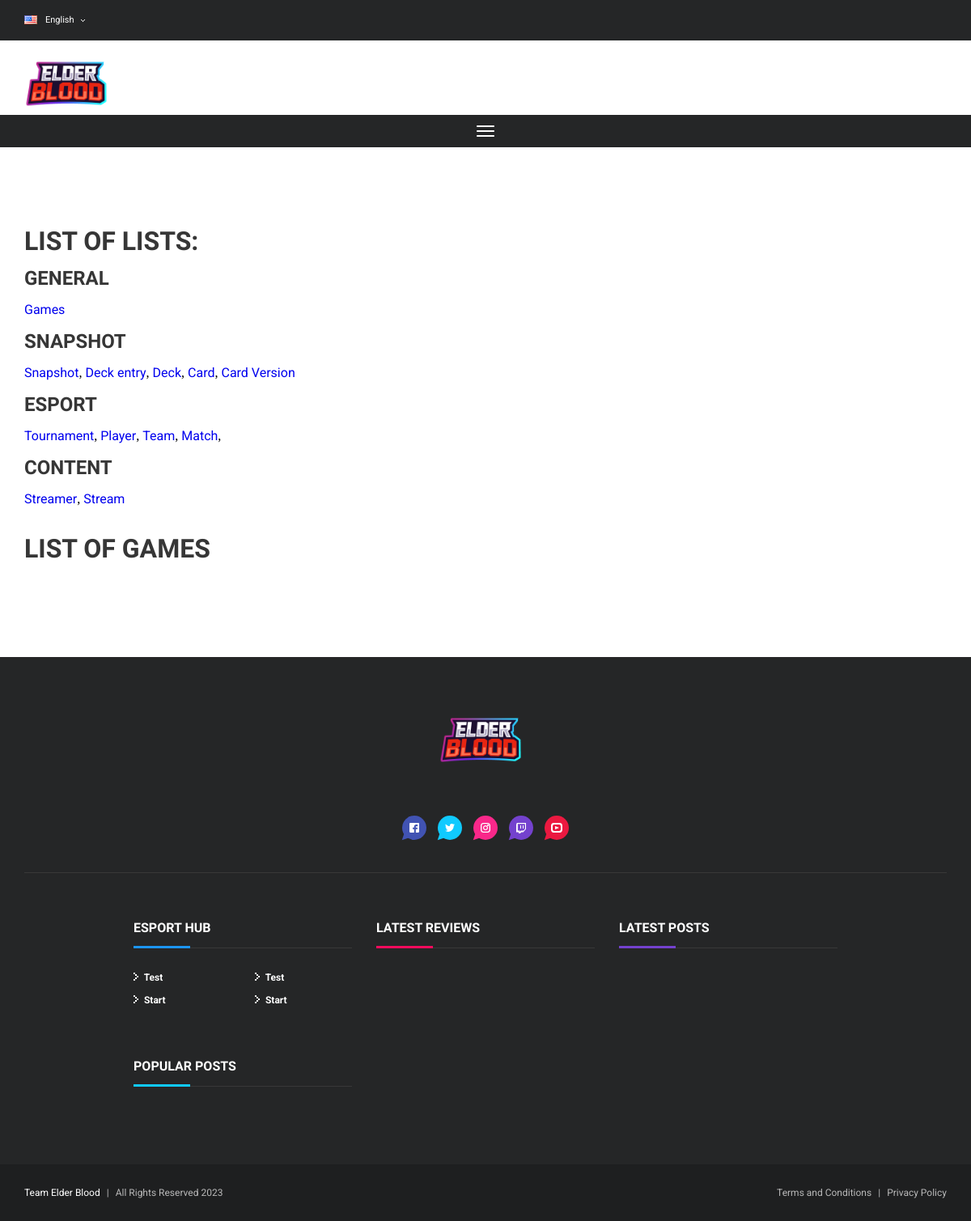
The page /games/ on the database as committed earlier.
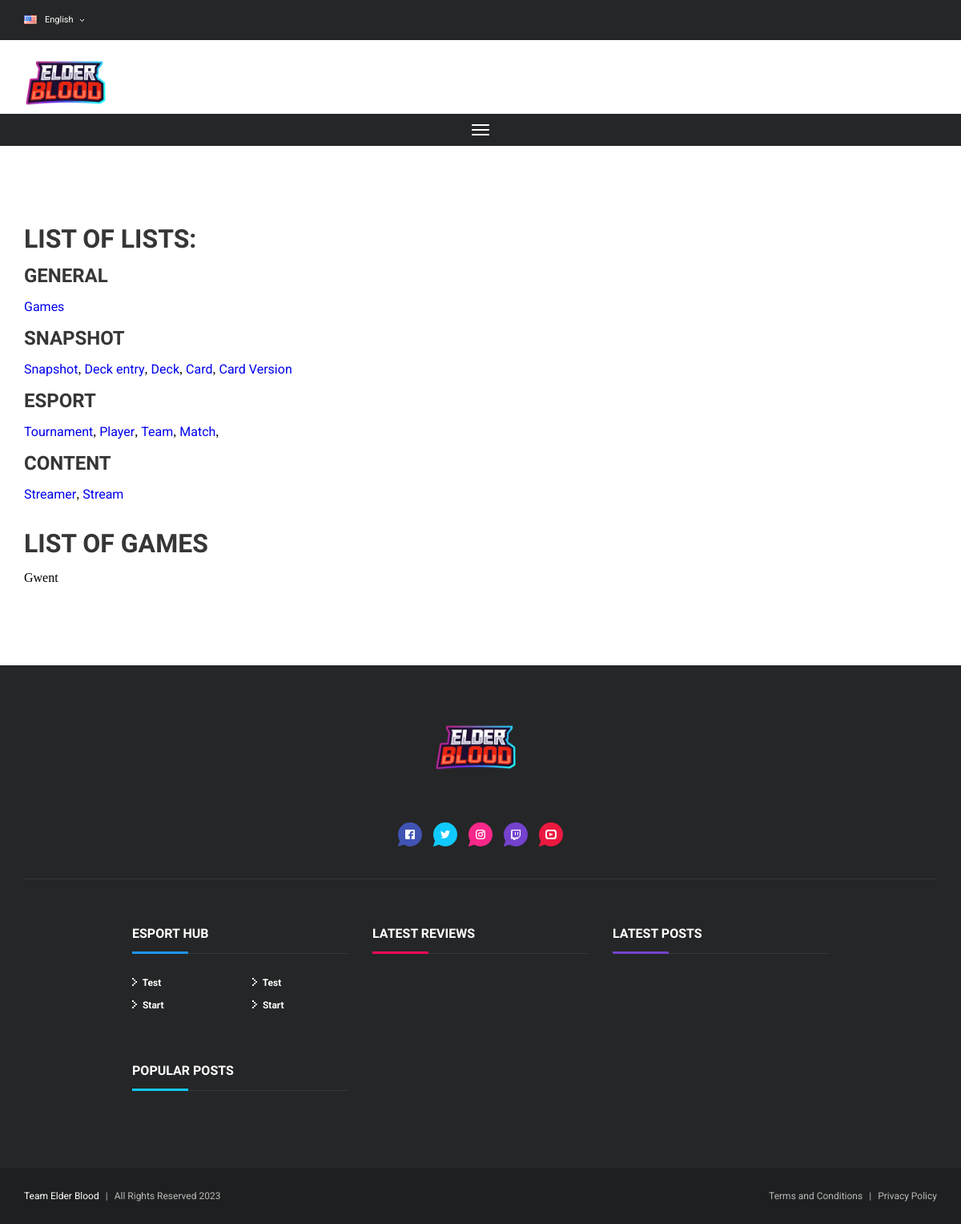
The same page on the database as committed later.
### hub/models.py (models this page shows, shortened)
class MenuItem(models.Model):
    author = models.ForeignKey('auth.User', on_delete=models.CASCADE)
    text = models.CharField(max_length=200)
    link = models.CharField(max_length=200)
    title = models.CharField(max_length=200, blank=True, null=True)
    order = models.IntegerField(default=1)
    location = models.CharField(max_length=200, default="Header")
    create_date = models.DateTimeField(default=timezone.now)
    publish_date = models.DateTimeField(blank=True, null=True)

class Game(models.Model):
    title = models.CharField(max_length=200)
    description = RichTextField()
    create_date = models.DateTimeField(default=timezone.now)
    publish_date = models.DateTimeField(default=timezone.now, blank=True, null=True)
    logo = models.ImageField(null=True, blank=True, upload_to='images/', default='images/default.jpg')
    image = models.ImageField(null=True, blank=True, upload_to='images/', default='images/default.jpg')
    link_to_website = models.CharField(max_length=200, blank=True, null=True)
    link_to_twitter = models.CharField(max_length=200, blank=True, null=True)
    link_to_facebook = models.CharField(max_length=200, blank=True, null=True)
    link_to_instagram = models.CharField(max_length=200, blank=True, null=True)
    link_to_youtube = models.CharField(max_length=200, blank=True, null=True)
    link_to_twitch = models.CharField(max_length=200, blank=True, null=True)
    link_to_discord = models.CharField(max_length=200, blank=True, null=True)

### hub/views.py (the view)
# urls.py: path('games/', views.games, name='games'),
def games(request):
    games_list = Game.objects.all().order_by('-publish_date')
    menu = MenuItem.objects.all().order_by('-order')
    return render(request, 'lists/games.html', {'games': games_list, 'menu': menu})

### hub/templates/lists/games.html
{% extends 'main/base.html' %}
{% load static %}
{% block content %}
<div class="layout-content-1 search-pad grid-limit">
    {% include "lists/mini-menu.html" %}
    <br/><br/><br/>
    <h1>List of games</h1>
    <br/>
                          {% for game in games %}
    {{game.title}}
    {% endfor %}
</div>
{% endblock %}

### hub/templates/main/base.html (shortened to what this page needs)
<!DOCTYPE html>
{% load static %}
<html lang="en">
<head>
    <link rel="stylesheet" href="{% static 'css/style.min.css' %}"/>
</head>
<body>
{% include "common/header-top.html" %}
{% include "common/navigation.html" %}
  <div class="mobile-menu-pull mobile-menu-open">
    <svg class="menu-pull-icon">
      <use xlink:href="#svg-menu-pull"></use>
    </svg>
  </div>
{% block content %}
{% endblock %}
{% include "common/footer.html" %}
</body>
</html>

### hub/templates/common/mobile-menu.html (shortened to what this page needs)
{% load static %}

### hub/templates/common/header-top.html (shortened to what this page needs)
{% load static %}
  <div class="header-wrap">
    <div class="header grid-limit">
      <div class="widget-selectables">
        <div class="widget-options-wrap">
          <div id="lang-dropdown-trigger" class="current-option">
            <div id="lang-dropdown-option-value" class="current-option-value">
              <img class="widget-option-img" src="{% static 'img/flags/flag-us.png' %}" alt="flag-us">
              <p class="widget-option-text">English</p>
            </div>
            <svg class="arrow-icon">
              <use xlink:href="#svg-arrow"></use>
            </svg>
          </div>
        </div>
      </div>
    </div>
  </div>

### hub/templates/common/navigation.html (shortened to what this page needs)
{% load static %}
  <nav class="navigation-wrap void stick-on-top">
    <div class="navigation grid-limit">
      <div class="logo">
        <figure class="logo-img">
          <img src="{% static 'img/brand/logo.png' %}" alt="Logo">
        </figure>
      </div>
    </div>
  </nav>

### hub/templates/lists/mini-menu.html
<h1>List of lists: </h1>
<br/>
<h2>General</h2>
<br/>
<a href="/games">Games</a>
<br/><br/>
<h2>Snapshot</h2>
<br/>
<a href="/snapshot">Snapshot</a>,
<a href="/deck-entries">Deck entry</a>,
<a href="/decks">Deck</a>,
<a href="/cards">Card</a>,
<a href="/card-versions">Card Version</a>
<br/><br/>
<h2>Esport</h2>
<br/>
<a href="/tournaments">Tournament</a>,
<a href="/players">Player</a>,
<a href="/teams">Team</a>,
<a href="/matches">Match</a>,
<br/><br/>
<h2>Content</h2>
<br/>
<a href="/streamers">Streamer</a>,
<a href="/streams">Stream</a>

### hub/templates/common/footer.html (shortened to what this page needs)
{% load static %}
<div class="footer-top-wrap">
    <div class="footer-top grid-limit">
        <div class="footer-top-brand">
            <div class="logo negative">
                <figure class="logo-img">
                    <img src="{% static 'img/brand/logo.png' %}" alt="Esport Hub">
                </figure>
            </div>
            <div class="social-links">
                <a href="https://www.facebook.com/ElderBlood" class="bubble-ornament fb">
                    <svg class="facebook-icon">
                        <use xlink:href="#svg-facebook"></use>
                    </svg>
                </a>
                <a href="https://twitter.com/TeamElderBlood" class="bubble-ornament twt">
                    <svg class="twitter-icon">
                        <use xlink:href="#svg-twitter"></use>
                    </svg>
                </a>
                <a href="https://www.instagram.com/teamelderblood/" class="bubble-ornament insta">
                    <svg class="instagram-icon">
                        <use xlink:href="#svg-instagram"></use>
                    </svg>
                </a>
                <a href="#" class="bubble-ornament twitch">
                    <svg class="twitch-icon">
                        <use xlink:href="#svg-twitch"></use>
                    </svg>
                </a>
                <a href="#" class="bubble-ornament youtube">
                    <svg class="youtube-icon">
                        <use xlink:href="#svg-youtube"></use>
                    </svg>
                </a>
            </div>
        </div>
        <div class="line-separator negative"></div>
        <div class="footer-top-widgets grid-4col centered gutter-big">
            <div class="footer-top-widget">
                <div class="section-title-wrap blue negative">
                    <h2 class="section-title">Esport Hub</h2>
                    <div class="section-title-separator"></div>
                </div>
                <div class="link-section">
                    <ul class="link-list small v2 negative">
                        {% for menuitem in menu %}
                        <li class="link-list-item">
                            <a href="{{ menuitem.link }}">
                                <svg class="arrow-icon medium">
                                    <use xlink:href="#svg-arrow-medium"></use>
                                </svg>
                                {{ menuitem.text }}
                            </a>
                        </li>
                        {% endfor %}
                    </ul>
                    <ul class="link-list small v2 negative">
                        {% for menuitem in menu %}
                        <li class="link-list-item">
                            <a href="{{ menuitem.link }}">
                                <svg class="arrow-icon medium">
                                    <use xlink:href="#svg-arrow-medium"></use>
                                </svg>
                                {{ menuitem.text }}
                            </a>
                        </li>
                        {% endfor %}
                    </ul>
                </div>
            </div>
            <div class="footer-top-widget">
                <div class="section-title-wrap red negative">
                    <h2 class="section-title">Latest Reviews</h2>
                    <div class="section-title-separator"></div>
                </div>
            </div>
            <div class="footer-top-widget">
                <div class="section-title-wrap violet negative">
                    <h2 class="section-title">Latest Posts</h2>
                    <div class="section-title-separator"></div>
                </div>
            </div>
            <div class="footer-top-widget">
                <div class="section-title-wrap blue-light negative">
                    <h2 class="section-title">Popular Posts</h2>
                    <div class="section-title-separator"></div>
                </div>
            </div>
        </div>
    </div>
</div>
<div class="footer-bottom-wrap">
    <div class="footer-bottom grid-limit">
        <p class="footer-bottom-text"><span class="brand">Team Elder Blood</a></span><span class="separator">|</span>All
            Rights Reserved 2023</p>
        <p class="footer-bottom-text"><a href="/terms/">Terms and Conditions</a><span class="separator">|</span><a
                href="/privacy-policy/">Privacy Policy</a></p>
    </div>
</div>

Rows that differ between the two databases and show on the page:
added Game: title "Gwent"
